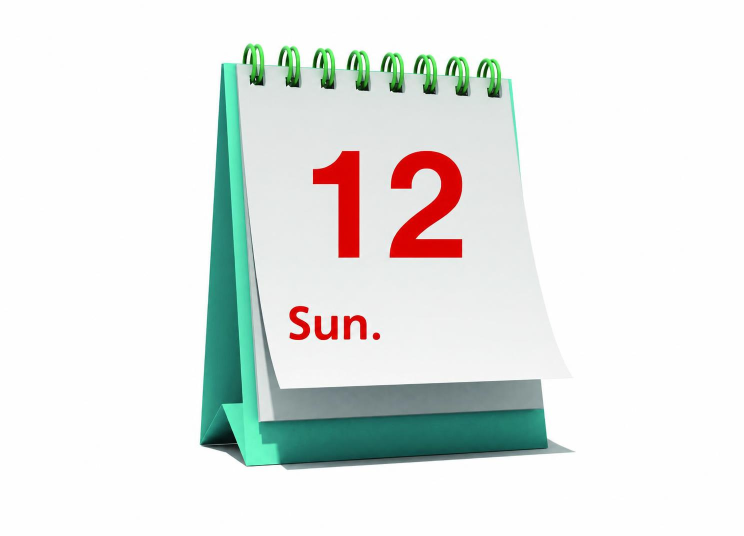
#> input picture tools/English Lesson Hub HWG/generated-images/20260907/hwg5-u01-weekdays-no-chinese/01-sunday-no-chinese.jpg, 1488 x 1072 px (shown at 1/2 size)
$ python prepare_imagegen_asset.py '../../English Lesson Hub HWG/generated-images/20260907/hwg5-u01-weekdays-no-chinese/01-sunday-no-chinese.jpg' out.png --width 100 --height 100
#> lines starting #> are read from the running program, lines starting #| are printed output that depends on the picture
"""Prepare an ImageGen raster asset at an exact project size without stretching.

The source is never modified and an existing output is never overwritten.
Landscape and evidence assets use proportional cover scaling plus a centered
crop. Transparent cutouts can instead use ``--alpha-box`` to fit the visible
alpha bounds inside a safe fraction of the destination canvas.
"""

from __future__ import annotations

import argparse
import hashlib
from pathlib import Path

from PIL import Image, ImageOps


def sha256(path: Path) -> str:
    digest = hashlib.sha256()
    with path.open("rb") as handle:
        for chunk in iter(lambda: handle.read(1024 * 1024), b""):
            digest.update(chunk)
    return digest.hexdigest().upper()


def prepare_cover(image: Image.Image, size: tuple[int, int]) -> Image.Image:
    """Scale proportionally and center-crop to *size*."""

    return ImageOps.fit(
        image,
        size,
        method=Image.Resampling.LANCZOS,
        centering=(0.5, 0.5),
    )


def prepare_alpha_box(
    image: Image.Image,
    size: tuple[int, int],
    box_fraction: float,
) -> Image.Image:
    """Fit visible alpha content inside a centered transparent safe box."""

    rgba = image.convert("RGBA")
    bbox = rgba.getchannel("A").getbbox()
    if bbox is None:
        raise SystemExit("Alpha-box preparation failed: image has no visible pixels")
    visible = rgba.crop(bbox)
    max_size = (
        max(1, round(size[0] * box_fraction)),
        max(1, round(size[1] * box_fraction)),
    )
    visible.thumbnail(max_size, Image.Resampling.LANCZOS)
    canvas = Image.new("RGBA", size, (0, 0, 0, 0))
    offset = ((size[0] - visible.width) // 2, (size[1] - visible.height) // 2)
    canvas.alpha_composite(visible, offset)
    return canvas


def main() -> None:
    parser = argparse.ArgumentParser()
    parser.add_argument("source", type=Path)
    parser.add_argument("output", type=Path)
    parser.add_argument("--width", type=int, required=True)
    parser.add_argument("--height", type=int, required=True)
    parser.add_argument(
        "--alpha-box",
        type=float,
        help="Fit visible alpha inside this 0–1 fraction of the canvas.",
    )
    args = parser.parse_args()

    if not args.source.is_file():
        raise SystemExit(f"Source does not exist: {args.source}")
    if args.output.exists():
        raise SystemExit(f"Refusing to overwrite: {args.output}")
    if args.width <= 0 or args.height <= 0:
        raise SystemExit("Width and height must be positive")
    if args.alpha_box is not None and not 0 < args.alpha_box <= 1:
        raise SystemExit("--alpha-box must be greater than 0 and at most 1")

    source = Image.open(args.source)
#> source is the input picture: PIL image 1488x1072 RGB; mean R, G, B 228.8, 232.9, 230.3
    size = (args.width, args.height)
    if args.alpha_box is None:
        prepared = prepare_cover(source.convert("RGB"), size)
#> in prepare_cover, `return ImageOps.fit( image, size, method=Image.Resampling.LANCZOS, cen..`:
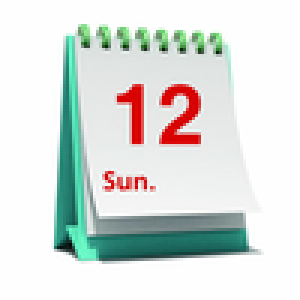
#> returned value: PIL image 100x100 RGB (shown 3 times larger); mean R, G, B 218.8, 224.7, 221.1
    else:
        prepared = prepare_alpha_box(source, size, args.alpha_box)

    args.output.parent.mkdir(parents=True, exist_ok=True)
    prepared.save(args.output, format="PNG", optimize=True)
    alpha = prepared.getchannel("A") if "A" in prepared.getbands() else None
    print(f"output={args.output}")
    print(f"source_size={source.width}x{source.height}")
#| source_size=1488x1072
    print(f"output_size={prepared.width}x{prepared.height}")
#| output_size=100x100
    print(f"mode={prepared.mode}")
#| mode=RGB
    if alpha is not None:
        print(f"alpha_extrema={alpha.getextrema()[0]},{alpha.getextrema()[1]}")
        print(f"alpha_bbox={alpha.getbbox()}")
    print(f"sha256={sha256(args.output)}")


if __name__ == "__main__":
    main()
